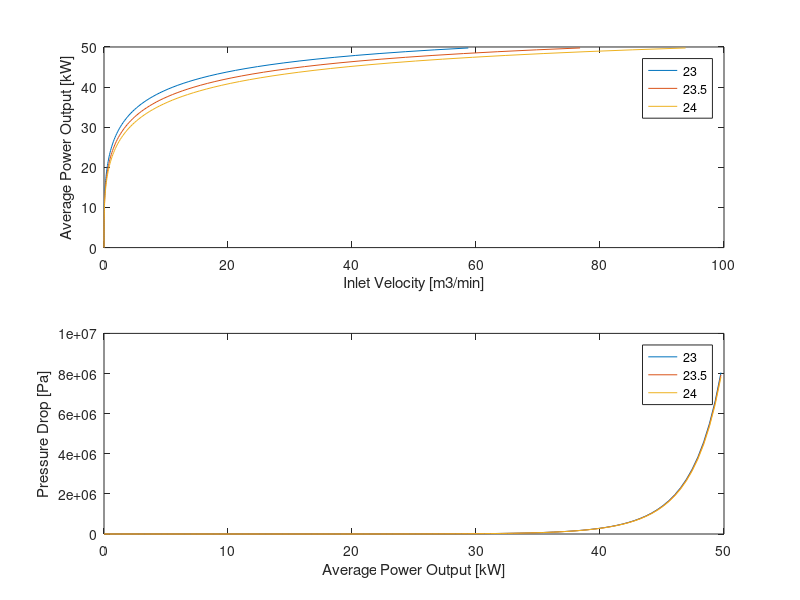

Here is the MATLAB script that generated this plot:
%% Bank of Tubes Analysis on Subpack Cooling
clear all 
close all
%% Assumptions
%Nusselt Number correlation does not technically hold true since our flow
%regieme changes as a function of our velocity, however it is a decent
%enough of an approximation

%Average internal resistance of cell used
%Entropic heat not accounted for

%Air properties only evaluated at 30C and 50C
%% Parameters
P_avg = 18.6; % [kW] Average power 
P_max = 50; % [kW] Max power 


%Cell Spacing (from center of one cell to another)
% s_t = 23*10^-3; % [m] traverse spacing
% s_l = 24*10^-3; % [m] longitudinal spacing
s_t = 23*10^-3 : 0.5e-3 : 24e-3; % [m] traverse spacing
s_l = 23e-3; % [m] longitudinal spacing
%s_l = 23*10^-3 : 0.5e-3 : 27e-3; % [m] longitudinal spacing
%s_d = sqrt(s_l^2 + s_t^2); %[m] diagonal spacing

%Constants Based on Cell Config 
%C1= 0.35*(s_t/s_l)^(1/5);
%C1 = 0.9;
C2 = 0.95;
m = 0.6;
%m = 0.4

%Cell Properties
T_cell_max = 50; %[C] 
T_ambient = 35; %[C]
N_rows = 6; % Number of rows
N_cells = 12; % Number of cells per row
totalcells = N_rows*N_cells;
D_cell = 21.55 *10^-3; %[m] Cell diameter
R_cell = D_cell/2; % [m] Cell radius
%R_cell = 12.93e-3; % this is gerater than radius of the cell, larger
%surface area = lower pressure drop
k_cell = 2.21; %[W /m K] 
L_cell = 70.15*10^-3; % [m] Cell length/height
SA_cell = 0.5*(L_cell-12.7*10^-3)*2*pi*R_cell; %[m^2] Surface Area of cell
R_internal = 0.0135061; % [Ohms]

%Air Properties at 30 C
rho = 1.164; % [kg/m^3]
Cp = 1006; % [J/kg K]
mu = 18.72*10^-6; % [N s/m^2]
k = 26.62*10^-3; % [W/m K] 
Pr = mu*Cp/k; %

%Air Properties at 50 C (Surface Temp)
rho_s = 1.093; % [kg/m^3]
Cp_s = 1007; % [J/kg K]
mu_s = 19.53*10^-6; % [N s/m^2]
k_s = 28.08*10^-3; % [W/m K]
Pr_s = mu_s*Cp_s/k_s; %


%Pack Properties
V_nom = 432; % [V]



%% Calculations

% For s_l = 24 mm

%Matrix Initialization
n = 40; % number of intervals
P = 0:P_avg/n:P_max;
V_inlet = size(P);
P_delta = size(P);

for j = 1:length(s_t)
    for i = 1:length(P)
        P_avg = P(i);
        %Heat generation and temperature calcs
        I = (P_avg*1000/V_nom)/3; %[A]
        q_total = I^2*R_internal; % [W]
        q_vol_gen = q_total/(pi*R_cell^2*L_cell); % [W/m^3]
        T_s = T_cell_max-(q_vol_gen*R_cell^2)/(4*k_cell); % [K]
        
        %Heat transfer coefficient 
        h= q_total/((T_s-T_ambient)*SA_cell);
        
        %Flow characteristics
        C1 = 0.35*(s_t(j)/s_l)^(1/5);
        Nu = h*D_cell/k_s;
        Re_max = (Nu/(C1*C2*Pr^0.36*(Pr/Pr_s)^0.25))^(1/m);
        
        %Checking where max velocity occurs

        s_d(j) = sqrt(s_l^2 + (s_t(j)/2)^2); %[m] diagonal spacing

        A1 = (s_t(j)-D_cell);
        A2 = 2*(s_d(j)-D_cell);
        if A2<A1
            V_max = Re_max*mu/(rho*2*(s_d(j)-D_cell)); %Vmax is at A2, denominator is just diameter
            V_inlet(j,i) = V_max*2*(s_d(j)-D_cell)/s_t(j);
        else
            V_max = Re_max*mu/(D_cell); %Vmax is at A1
            V_inlet(j,i) = V_max*(s_t(j)-D_cell)/s_t(j);
        end
        
        %Pressure Drop
        
        P_l = s_l/D_cell;
        P_t = s_t(j)/D_cell;
        Pans = (P_t-1)/(P_l-1);
        P_ratio = P_t/P_l;

        %Rough estimates of pressure drop coefficient
        X=1.1; % staggered graph
        f = 0.9; % staggered graph
        f = 0.9;
        P_delta(j,i) = N_rows*X*(rho*V_max^2/2)*f; %[Pa]
    
        Ts_minus_To(j,i) = (T_cell_max-T_ambient)*exp((-pi*D_cell/1000*totalcells*h)/(rho*V_inlet(i)*N_cells*s_t(j)/1000*Cp*1000));
        logmeantempdiff(j,i) = (T_cell_max-T_ambient-Ts_minus_To(i))/log((T_cell_max-T_ambient)/Ts_minus_To(i)); %degC, difference in inlet and outlet air temp
        heattransferrate(j,i)= totalcells*h*pi*D_cell*logmeantempdiff(i)/1000; %kW/m
    end
end

%% Plotting
figure()
subplot(2,1,1)
plot(V_inlet*0.01018*60,P);
xlabel('Inlet Velocity [m3/min]')
ylabel('Average Power Output [kW]')
legend('23','23.5','24','24.5','25','25.5','26','26.5','27')

subplot(2,1,2)
plot(P,P_delta)
ylabel('Pressure Drop [Pa]')
xlabel('Average Power Output [kW]')
legend('23','23.5','24','24.5','25','25.5','26','26.5','27')
